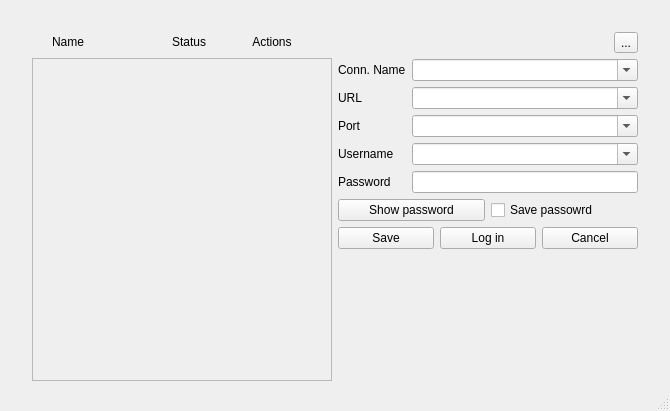
<?xml version="1.0" encoding="UTF-8"?>
<ui version="4.0">
 <class>MainWindow</class>
 <widget class="QMainWindow" name="MainWindow">
  <property name="geometry">
   <rect>
    <x>0</x>
    <y>0</y>
    <width>670</width>
    <height>411</height>
   </rect>
  </property>
  <property name="windowTitle">
   <string>MainWindow</string>
  </property>
  <widget class="QWidget" name="centralwidget">
   <property name="sizePolicy">
    <sizepolicy hsizetype="Preferred" vsizetype="Minimum">
     <horstretch>0</horstretch>
     <verstretch>0</verstretch>
    </sizepolicy>
   </property>
   <layout class="QVBoxLayout" name="centralLayout">
    <property name="leftMargin">
     <number>32</number>
    </property>
    <property name="topMargin">
     <number>32</number>
    </property>
    <property name="rightMargin">
     <number>32</number>
    </property>
    <property name="bottomMargin">
     <number>8</number>
    </property>
    <item>
     <layout class="QHBoxLayout" name="horizontalLayout_4">
      <item>
       <layout class="QVBoxLayout" name="verticalLayout_2">
        <item>
         <layout class="QHBoxLayout" name="horizontalLayout_3">
          <property name="leftMargin">
           <number>20</number>
          </property>
          <item>
           <widget class="QLabel" name="label_6">
            <property name="text">
             <string>Name</string>
            </property>
           </widget>
          </item>
          <item>
           <spacer name="horizontalSpacer">
            <property name="orientation">
             <enum>Qt::Horizontal</enum>
            </property>
            <property name="sizeHint" stdset="0">
             <size>
              <width>40</width>
              <height>20</height>
             </size>
            </property>
           </spacer>
          </item>
          <item>
           <widget class="QLabel" name="label_7">
            <property name="text">
             <string>Status</string>
            </property>
           </widget>
          </item>
          <item>
           <widget class="QLabel" name="label_8">
            <property name="sizePolicy">
             <sizepolicy hsizetype="Minimum" vsizetype="Minimum">
              <horstretch>0</horstretch>
              <verstretch>0</verstretch>
             </sizepolicy>
            </property>
            <property name="minimumSize">
             <size>
              <width>120</width>
              <height>0</height>
             </size>
            </property>
            <property name="text">
             <string>Actions</string>
            </property>
            <property name="alignment">
             <set>Qt::AlignCenter</set>
            </property>
           </widget>
          </item>
         </layout>
        </item>
        <item>
         <widget class="QScrollArea" name="scrollArea">
          <property name="minimumSize">
           <size>
            <width>300</width>
            <height>0</height>
           </size>
          </property>
          <property name="horizontalScrollBarPolicy">
           <enum>Qt::ScrollBarAsNeeded</enum>
          </property>
          <property name="sizeAdjustPolicy">
           <enum>QAbstractScrollArea::AdjustToContentsOnFirstShow</enum>
          </property>
          <property name="widgetResizable">
           <bool>true</bool>
          </property>
          <widget class="QWidget" name="scrollAreaWidgetContents">
           <property name="geometry">
            <rect>
             <x>0</x>
             <y>0</y>
             <width>298</width>
             <height>285</height>
            </rect>
           </property>
           <layout class="QVBoxLayout" name="verticalLayout_4">
            <property name="spacing">
             <number>0</number>
            </property>
            <property name="leftMargin">
             <number>0</number>
            </property>
            <property name="topMargin">
             <number>0</number>
            </property>
            <property name="rightMargin">
             <number>0</number>
            </property>
            <property name="bottomMargin">
             <number>0</number>
            </property>
            <item>
             <layout class="QVBoxLayout" name="entries">
              <property name="sizeConstraint">
               <enum>QLayout::SetDefaultConstraint</enum>
              </property>
             </layout>
            </item>
            <item>
             <spacer name="verticalSpacer">
              <property name="orientation">
               <enum>Qt::Vertical</enum>
              </property>
              <property name="sizeHint" stdset="0">
               <size>
                <width>20</width>
                <height>40</height>
               </size>
              </property>
             </spacer>
            </item>
           </layout>
          </widget>
         </widget>
        </item>
       </layout>
      </item>
      <item>
       <widget class="QWidget" name="editor" native="true">
        <layout class="QVBoxLayout" name="verticalLayout">
         <property name="leftMargin">
          <number>0</number>
         </property>
         <property name="topMargin">
          <number>0</number>
         </property>
         <property name="rightMargin">
          <number>0</number>
         </property>
         <property name="bottomMargin">
          <number>0</number>
         </property>
         <item>
          <layout class="QHBoxLayout" name="horizontalLayout_5">
           <item>
            <spacer name="horizontalSpacer_2">
             <property name="orientation">
              <enum>Qt::Horizontal</enum>
             </property>
             <property name="sizeHint" stdset="0">
              <size>
               <width>40</width>
               <height>20</height>
              </size>
             </property>
            </spacer>
           </item>
           <item>
            <widget class="QToolButton" name="closeEditorBtn">
             <property name="text">
              <string>...</string>
             </property>
            </widget>
           </item>
          </layout>
         </item>
         <item>
          <layout class="QGridLayout" name="gridLayout">
           <item row="0" column="0">
            <widget class="QLabel" name="label">
             <property name="text">
              <string>Conn. Name</string>
             </property>
            </widget>
           </item>
           <item row="0" column="1">
            <widget class="QComboBox" name="nameSel">
             <property name="editable">
              <bool>true</bool>
             </property>
            </widget>
           </item>
           <item row="1" column="0">
            <widget class="QLabel" name="label_2">
             <property name="text">
              <string>URL</string>
             </property>
            </widget>
           </item>
           <item row="1" column="1">
            <widget class="QComboBox" name="urlSel">
             <property name="editable">
              <bool>true</bool>
             </property>
            </widget>
           </item>
           <item row="2" column="0">
            <widget class="QLabel" name="label_3">
             <property name="text">
              <string>Port</string>
             </property>
            </widget>
           </item>
           <item row="2" column="1">
            <widget class="QComboBox" name="portSel">
             <property name="editable">
              <bool>true</bool>
             </property>
            </widget>
           </item>
           <item row="3" column="0">
            <widget class="QLabel" name="label_4">
             <property name="text">
              <string>Username</string>
             </property>
            </widget>
           </item>
           <item row="3" column="1">
            <widget class="QComboBox" name="userSel">
             <property name="editable">
              <bool>true</bool>
             </property>
            </widget>
           </item>
           <item row="4" column="0">
            <widget class="QLabel" name="label_5">
             <property name="text">
              <string>Password</string>
             </property>
            </widget>
           </item>
           <item row="4" column="1">
            <widget class="QLineEdit" name="pwLine">
             <property name="echoMode">
              <enum>QLineEdit::Password</enum>
             </property>
            </widget>
           </item>
          </layout>
         </item>
         <item>
          <layout class="QHBoxLayout" name="horizontalLayout_2">
           <item>
            <widget class="QPushButton" name="showBtn">
             <property name="text">
              <string>Show password</string>
             </property>
            </widget>
           </item>
           <item>
            <widget class="QCheckBox" name="saveCheck">
             <property name="text">
              <string>Save passowrd</string>
             </property>
            </widget>
           </item>
          </layout>
         </item>
         <item>
          <layout class="QHBoxLayout" name="horizontalLayout">
           <item>
            <widget class="QPushButton" name="saveBtn">
             <property name="text">
              <string>Save</string>
             </property>
            </widget>
           </item>
           <item>
            <widget class="QPushButton" name="loginBtn">
             <property name="text">
              <string>Log in</string>
             </property>
            </widget>
           </item>
           <item>
            <widget class="QPushButton" name="cancelBtn">
             <property name="text">
              <string>Cancel</string>
             </property>
            </widget>
           </item>
          </layout>
         </item>
         <item>
          <spacer name="verticalSpacer_2">
           <property name="orientation">
            <enum>Qt::Vertical</enum>
           </property>
           <property name="sizeHint" stdset="0">
            <size>
             <width>20</width>
             <height>40</height>
            </size>
           </property>
          </spacer>
         </item>
        </layout>
       </widget>
      </item>
     </layout>
    </item>
   </layout>
  </widget>
  <widget class="QMenuBar" name="menubar">
   <property name="geometry">
    <rect>
     <x>0</x>
     <y>0</y>
     <width>670</width>
     <height>26</height>
    </rect>
   </property>
  </widget>
  <widget class="QStatusBar" name="statusbar"/>
 </widget>
 <resources/>
 <connections/>
</ui>
